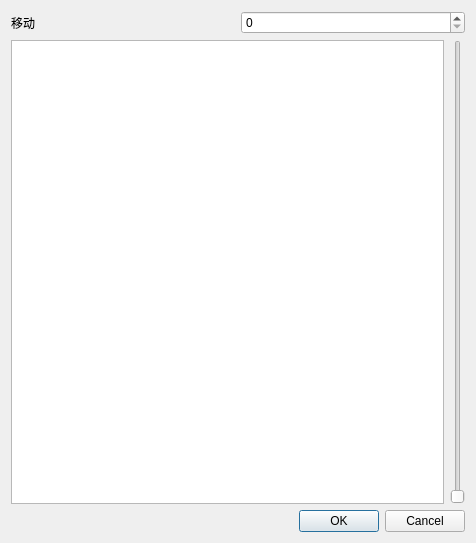
<?xml version="1.0" encoding="UTF-8"?>
<ui version="4.0">
 <class>Dialog</class>
 <widget class="QDialog" name="Dialog">
  <property name="geometry">
   <rect>
    <x>0</x>
    <y>0</y>
    <width>476</width>
    <height>543</height>
   </rect>
  </property>
  <property name="windowTitle">
   <string>Dialog</string>
  </property>
  <property name="windowIcon">
   <iconset>
    <normaloff>../icon/roll.ico</normaloff>../icon/roll.ico</iconset>
  </property>
  <layout class="QVBoxLayout" name="verticalLayout">
   <item>
    <layout class="QHBoxLayout" name="horizontalLayout">
     <item>
      <widget class="QLabel" name="label">
       <property name="text">
        <string>移动</string>
       </property>
      </widget>
     </item>
     <item>
      <widget class="QSpinBox" name="volume"/>
     </item>
    </layout>
   </item>
   <item>
    <layout class="QHBoxLayout" name="horizontalLayout_2">
     <item>
      <widget class="QTableView" name="tableView"/>
     </item>
     <item>
      <widget class="QSlider" name="verticalSlider">
       <property name="orientation">
        <enum>Qt::Vertical</enum>
       </property>
      </widget>
     </item>
    </layout>
   </item>
   <item>
    <widget class="QDialogButtonBox" name="buttonBox">
     <property name="orientation">
      <enum>Qt::Horizontal</enum>
     </property>
     <property name="standardButtons">
      <set>QDialogButtonBox::Cancel|QDialogButtonBox::Ok</set>
     </property>
    </widget>
   </item>
  </layout>
 </widget>
 <resources/>
 <connections>
  <connection>
   <sender>buttonBox</sender>
   <signal>accepted()</signal>
   <receiver>Dialog</receiver>
   <slot>accept()</slot>
   <hints>
    <hint type="sourcelabel">
     <x>248</x>
     <y>254</y>
    </hint>
    <hint type="destinationlabel">
     <x>157</x>
     <y>274</y>
    </hint>
   </hints>
  </connection>
  <connection>
   <sender>buttonBox</sender>
   <signal>rejected()</signal>
   <receiver>Dialog</receiver>
   <slot>reject()</slot>
   <hints>
    <hint type="sourcelabel">
     <x>316</x>
     <y>260</y>
    </hint>
    <hint type="destinationlabel">
     <x>286</x>
     <y>274</y>
    </hint>
   </hints>
  </connection>
 </connections>
</ui>
